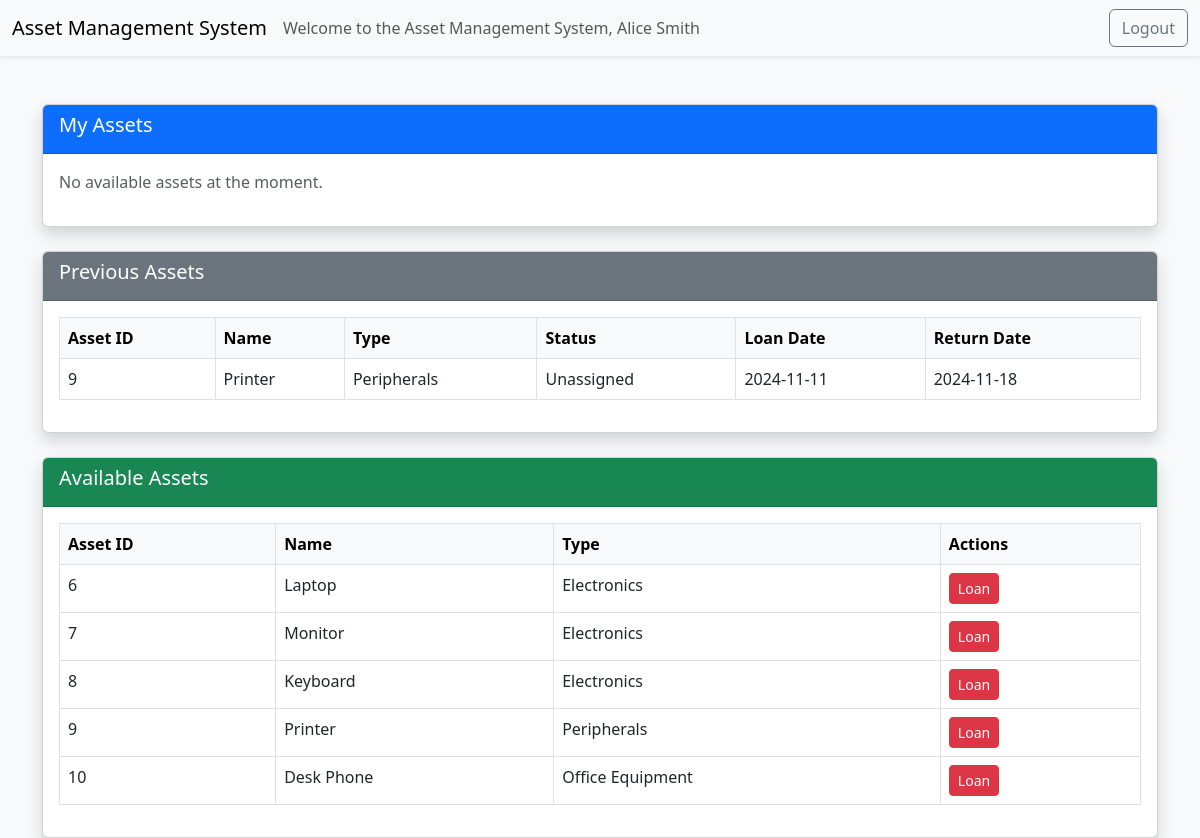
Page /home/ (signed in) on the committed database.
### tables this page shows
CREATE TABLE Loans (
    LoanID INTEGER PRIMARY KEY AUTOINCREMENT,
    AssetID INTEGER NOT NULL, -- Foreign key to Assets
    UserID INTEGER NOT NULL, -- Foreign key to Users
    LoanDate DATE NOT NULL,
    ReturnDate DATE,
    FOREIGN KEY (AssetID) REFERENCES Assets(AssetID) ON DELETE CASCADE,
    FOREIGN KEY (UserID) REFERENCES Users(UserID) ON DELETE CASCADE
);

CREATE TABLE Assets (
    AssetID INTEGER PRIMARY KEY AUTOINCREMENT,
    Name TEXT NOT NULL,
    Type TEXT NOT NULL,
    Status TEXT CHECK(Status IN ('Unassigned', 'Assigned', 'Service/Repair')) NOT NULL
);

### controllers/home_controller.py (the view)
@home_bp.route('/')
def index():
    user_id = session.get('user_id')
    sessionUsername = Home.get_fullname(user_id)
    sessionRole = session.get('role')
    my_assets = Home.get_my_assets(user_id)
    previous_assets = Home.get_previous_assets(user_id)
    available_assets = Home.get_available_assets()
    return render_template(
        'home.html',
        username=sessionUsername,
        role = sessionRole,
        my_assets=my_assets,
        previous_assets=previous_assets,
        available_assets=available_assets
    )

### app.py (called while the page is built)
@app.before_request
def check_login_status():
    excluded_routes = ["/auth/login", "/auth/signup","static"] #Static needed so js can run
    if not session.get('logged_in') and not any(route in request.path for route in excluded_routes):
        return redirect(url_for('auth.login'))  # Redirect to login if not logged in
    elif session.get('logged_in') and request.path == "/":
        return redirect(url_for('home.index'))  # Redirect to home if logged in

### db.py (called while the page is built)
def get_db():
    if 'db' not in g:
        g.db = sqlite3.connect(DATABASE)
        g.db.row_factory = sqlite3.Row
    return g.db

### models/home_model.py (called while the page is built)
    @staticmethod
    def get_my_assets(user_id):
        db = get_db()
        query = """
        SELECT
            Assets.AssetID,
            Assets.Name,
            Assets.Type,
            Assets.Status,
            Loans.LoanDate,
            Loans.LoanID,
            Loans.ReturnDate
        FROM
            Assets
        INNER JOIN
            Loans ON Assets.AssetID = Loans.AssetID
        WHERE
            Loans.UserID = ?
            AND Loans.ReturnDate IS NULL
            AND Assets.Status IN ('Assigned', 'Service/Repair')
            AND Loans.LoanID = (
                SELECT MAX(LoansSub.LoanID)
                FROM Loans AS LoansSub
                WHERE LoansSub.AssetID = Loans.AssetID
                AND LoansSub.ReturnDate IS NULL
            )
        """
        return db.execute(query, (user_id,)).fetchall()

    @staticmethod
    def get_previous_assets(user_id):
        db = get_db()
        query = """
    SELECT
        Assets.AssetID,
        Assets.Name,
        Assets.Type,
        Assets.Status,
        Loans.LoanDate,
        Loans.ReturnDate,
        Loans.LoanID
    FROM
        Assets
    INNER JOIN
        Loans ON Assets.AssetID = Loans.AssetID
    WHERE
        Loans.UserID = ?
        AND Loans.ReturnDate IS NOT NULL
    """
        return db.execute(query, (user_id,)).fetchall()

    @staticmethod
    def get_fullname(user_id):
        db = get_db()
        query = """
    SELECT
        Forename,
        Surname
    FROM
        Users
    WHERE
        UserID = ?
    """
        row = db.execute(query, (user_id,)).fetchone()
        return row["Forename"] + " " + row["Surname"] if row else None

### templates/home.html (shortened to what this page needs)
<!DOCTYPE html>
<html lang="en">
<head>
    <link href="https://cdn.jsdelivr.net/npm/bootstrap@5.3.0/dist/css/bootstrap.min.css" rel="stylesheet">
</head>
<body class="bg-light">
    <nav class="navbar navbar-light bg-light shadow-sm">
        <div class="container-fluid">
            <a class="navbar-brand" href="#">Asset Management System</a>
            <span class="navbar-text">Welcome to the Asset Management System, {{ username }}</span>
            <div class="d-flex ms-auto">
                <a href="../auth/logout" class="btn btn-outline-secondary" onclick="return confirmLogout()">Logout</a>
            </div>
        </div>
    </nav>
    <div class="container mt-5">
        <div class="card shadow mb-4">
            <div class="card-header bg-primary text-white">
                <h5>My Assets</h5>
            </div>
            <div class="card-body">
                {% if my_assets %}
                <table class="table table-bordered table-hover">
                    <thead class="table-light">
                        <tr>
                            <th>Asset ID</th>
                            <th>Name</th>
                            <th>Type</th>
                            <th>Status</th>
                            <th>Loan Date</th>
                            <th>Actions</th>
                        </tr>
                    </thead>
                    <tbody>
                        {% for asset in my_assets %}
                        <tr>
                            <td>{{ asset['AssetID'] }}</td>
                            <td>{{ asset['Name'] }}</td>
                            <td>{{ asset['Type'] }}</td>
                            <td>{{ asset['Status'] }}</td>
                            <td>{{ asset['LoanDate'] }}</td>
                            <td>
                                {% if asset['Status'] != 'Service/Repair' %}
                                <button class="btn btn-success btn-sm action-button" data-action="return"
                                    data-asset-id="{{ asset['AssetID'] }}" data-loan-id="{{ asset['LoanID'] }}"
                                    data-asset-name="{{ asset['Name'] }}" data-bs-toggle="modal"
                                    data-bs-target="#actionModal">Return</button>
                                <button class="btn btn-warning btn-sm action-button" data-action="repair"
                                    data-asset-id="{{ asset['AssetID'] }}" data-loan-id="{{ asset['LoanID'] }}"
                                    data-asset-name="{{ asset['Name'] }}" data-bs-toggle="modal"
                                    data-bs-target="#actionModal">Repair</button>
                                {% elif asset['Status'] == 'Service/Repair' %}
                                <button class="btn btn-info btn-sm action-button" data-action="complete-repair"
                                    data-asset-id="{{ asset['AssetID'] }}" data-asset-name="{{ asset['Name'] }}"
                                    data-bs-toggle="modal" data-bs-target="#actionModal">Complete Repair</button>
                                {% endif %}
                            </td>
                        </tr>
                        {% endfor %}
                    </tbody>
                </table>
                {% else %}
                <p class="text-muted">No available assets at the moment.</p>
                {% endif %}
            </div>
        </div>
        <div class="card shadow mb-4">
            <div class="card-header bg-secondary text-white">
                <h5>Previous Assets</h5>
            </div>
            <div class="card-body">
                {% if previous_assets %}
                <table class="table table-bordered table-hover">
                    <thead class="table-light">
                        <tr>
                            <th>Asset ID</th>
                            <th>Name</th>
                            <th>Type</th>
                            <th>Status</th>
                            <th>Loan Date</th>
                            <th>Return Date</th>
                        </tr>
                    </thead>
                    <tbody>
                        {% for asset in previous_assets %}
                        <tr>
                            <td>{{ asset['AssetID'] }}</td>
                            <td>{{ asset['Name'] }}</td>
                            <td>{{ asset['Type'] }}</td>
                            <td>{{ asset['Status'] }}</td>
                            <td>{{ asset['LoanDate'] }}</td>
                            <td>{{ asset['ReturnDate'] }}</td>
                        </tr>
                        {% endfor %}
                    </tbody>
                </table>
                {% else %}
                <p class="text-muted">No previous assets found.</p>
                {% endif %}
            </div>
        </div>
        <div class="card shadow">
            <div class="card-header bg-success text-white">
                <h5>Available Assets</h5>
            </div>
            <div class="card-body">
                {% if available_assets %}
                <table class="table table-bordered table-hover">
                    <thead class="table-light">
                        <tr>
                            <th>Asset ID</th>
                            <th>Name</th>
                            <th>Type</th>
                            <th>Actions</th>
                        </tr>
                    </thead>
                    <tbody>
                        {% for asset in available_assets %}
                        <tr>
                            <td>{{ asset['AssetID'] }}</td>
                            <td>{{ asset['Name'] }}</td>
                            <td>{{ asset['Type'] }}</td>
                            <td>
                                <button class="btn btn-danger btn-sm action-button" data-action="loan"
                                    data-asset-id="{{ asset['AssetID'] }}" data-asset-name="{{ asset['Name'] }}"
                                    data-bs-toggle="modal" data-bs-target="#actionModal">Loan</button>
                            </td>
                        </tr>
                        {% endfor %}
                    </tbody>
                </table>
                {% else %}
                <p class="text-muted">No available assets at the moment.</p>
                {% endif %}
            </div>
        </div>
    </div>
</body>
</html>

### rows in the picture
Loans: AssetID "9", Name "Printer", Type "Peripherals", Status "Unassigned", LoanDate "2024-11-11", ReturnDate "2024-11-18"
Assets: AssetID "6", Name "Laptop", Type "Electronics"
Assets: AssetID "7", Name "Monitor", Type "Electronics"
Assets: AssetID "8", Name "Keyboard", Type "Electronics"
Assets: AssetID "9", Name "Printer", Type "Peripherals"
Assets: AssetID "10", Name "Desk Phone", Type "Office Equipment"

### other values in the picture
{{ username }} "Alice Smith"
